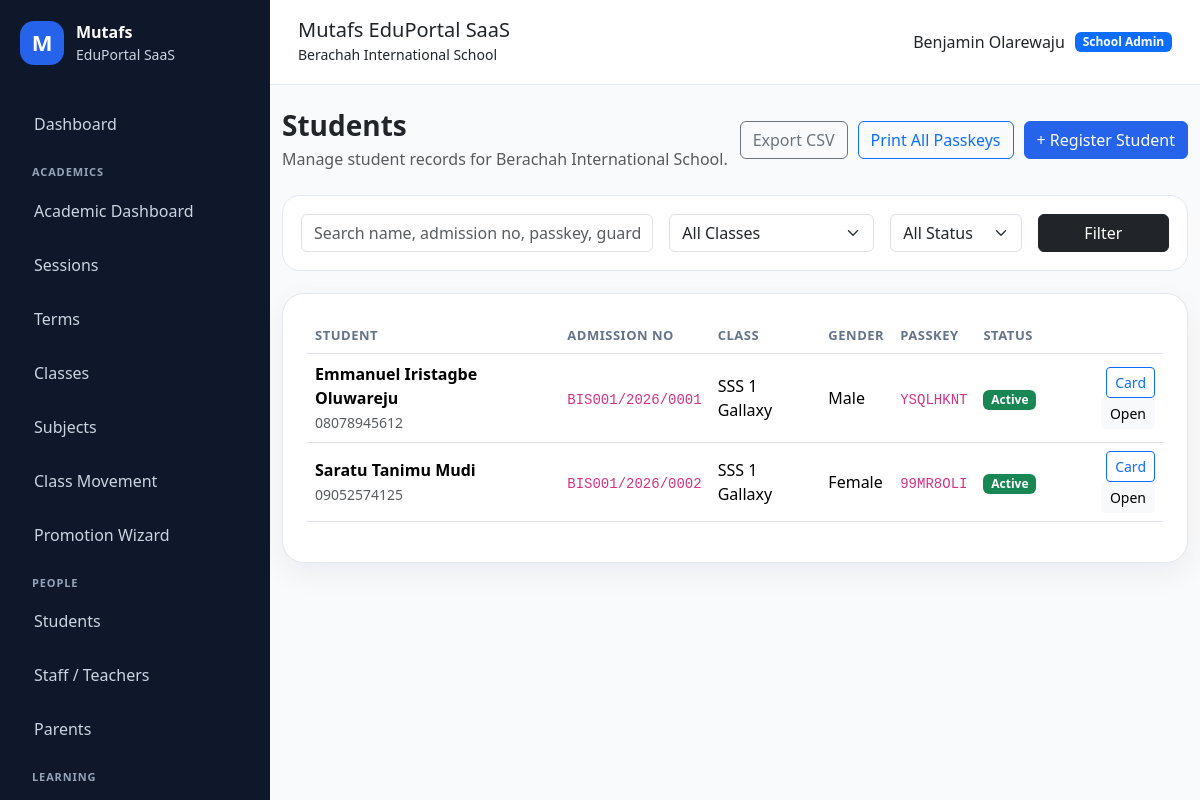
The page /students/ (signed in) on the database its author committed.
### apps/schools/models.py (models this page shows, shortened)
class School(models.Model):
    class SubscriptionStatus(models.TextChoices):
        TRIAL = "TRIAL", "Trial"
        ACTIVE = "ACTIVE", "Active"
        EXPIRED = "EXPIRED", "Expired"
        SUSPENDED = "SUSPENDED", "Suspended"
    name = models.CharField(max_length=255)
    slug = models.SlugField(max_length=255, unique=True, db_index=True)
    portal_subpath = models.SlugField(
        max_length=255,
        unique=True,
        help_text="Public portal path, e.g. berachah-school",
    )
    code = models.CharField(max_length=50, unique=True, db_index=True)
    email = models.EmailField(blank=True)
    phone = models.CharField(max_length=30, blank=True)
    address = models.TextField(blank=True)
    logo = models.ImageField(upload_to="school_logos/", blank=True, null=True)
    result_stamp = models.ImageField(
        upload_to="school_stamps/",
        blank=True,
        null=True,
    )
    is_active = models.BooleanField(default=True)
    is_verified = models.BooleanField(default=False)
    subscription_status = models.CharField(
        max_length=20,
        choices=SubscriptionStatus.choices,
        default=SubscriptionStatus.TRIAL,
        db_index=True,
    )
    subscription_start_date = models.DateField(null=True, blank=True)
    subscription_end_date = models.DateField(null=True, blank=True)
    result_checker_enabled = models.BooleanField(default=True)
    cbt_enabled = models.BooleanField(default=True)
    finance_enabled = models.BooleanField(default=True)
    parent_portal_enabled = models.BooleanField(default=True)
    custom_domain = models.CharField(
        max_length=255,
        blank=True,
        db_index=True,
        help_text="Example: schoolname.com",
    )
    subdomain = models.SlugField(
        max_length=100,
        blank=True,
        db_index=True,
        help_text="Example: brightstar",
    )
    primary_color = models.CharField(
        max_length=20,
        default="#2563eb",
    )
    secondary_color = models.CharField(
        max_length=20,
        default="#0f172a",
    )
    accent_color = models.CharField(
        max_length=20,
        default="#22c55e",
    )
    maintenance_mode = models.BooleanField(default=False)
    maintenance_message = models.TextField(
        blank=True,
        default="This school portal is temporarily under maintenance.",
    )
    storage_limit_mb = models.PositiveIntegerField(default=500)
    allow_custom_branding = models.BooleanField(default=True)
    created_at = models.DateTimeField(auto_now_add=True)
    updated_at = models.DateTimeField(auto_now=True)
    class Meta:
        ordering = ["name"]
        indexes = [
            models.Index(fields=["slug"]),
            models.Index(fields=["portal_subpath"]),
            models.Index(fields=["subscription_status"]),
            models.Index(fields=["is_active"]),
        ]
    @property
    def is_subscription_expired(self):
        if not self.subscription_end_date:
            return False
        return timezone.localdate() > self.subscription_end_date

### apps/accounts/models.py (models this page shows, shortened)
class User(AbstractUser):
    class Role(models.TextChoices):
        SUPER_ADMIN = "SUPER_ADMIN", "Super Admin"
        SCHOOL_ADMIN = "SCHOOL_ADMIN", "School Admin"
        TEACHER = "TEACHER", "Teacher"
        STUDENT = "STUDENT", "Student"
        PARENT = "PARENT", "Parent/Guardian"
    email = models.EmailField(unique=True)
    role = models.CharField(
        max_length=30,
        choices=Role.choices,
        default=Role.STUDENT,
        db_index=True,
    )
    school = models.ForeignKey(
        "schools.School",
        on_delete=models.SET_NULL,
        null=True,
        blank=True,
        related_name="users",
    )
    phone = models.CharField(max_length=30, blank=True)
    profile_picture = models.ImageField(
        upload_to="profiles/",
        blank=True,
        null=True,
    )
    must_change_password = models.BooleanField(default=False)
    last_login_ip = models.GenericIPAddressField(null=True, blank=True)
    last_activity_at = models.DateTimeField(null=True, blank=True)
    failed_login_attempts = models.PositiveIntegerField(default=0)
    created_at = models.DateTimeField(auto_now_add=True)
    updated_at = models.DateTimeField(auto_now=True)
    REQUIRED_FIELDS = ["email"]
    class Meta:
        indexes = [
            models.Index(fields=["role"]),
            models.Index(fields=["school", "role"]),
            models.Index(fields=["email"]),
        ]
    @property
    def is_super_admin(self):
        return self.role == self.Role.SUPER_ADMIN
    @property
    def is_school_admin(self):
        return self.role == self.Role.SCHOOL_ADMIN
    @property
    def is_teacher(self):
        return self.role == self.Role.TEACHER
    @property
    def is_student(self):
        return self.role == self.Role.STUDENT
    @property
    def is_parent(self):
        return self.role == self.Role.PARENT

### apps/students/models.py (models this page shows, shortened)
class StudentProfile(models.Model):
    class Gender(models.TextChoices):
        MALE = "MALE", "Male"
        FEMALE = "FEMALE", "Female"
    class Status(models.TextChoices):
        ACTIVE = "ACTIVE", "Active"
        GRADUATED = "GRADUATED", "Graduated"
        TRANSFERRED = "TRANSFERRED", "Transferred"
        SUSPENDED = "SUSPENDED", "Suspended"
        WITHDRAWN = "WITHDRAWN", "Withdrawn"
    user = models.OneToOneField(
        settings.AUTH_USER_MODEL,
        on_delete=models.CASCADE,
        related_name="student_profile",
    )
    school = models.ForeignKey(
        "schools.School",
        on_delete=models.CASCADE,
        related_name="students",
    )
    current_class = models.ForeignKey(
        "academics.SchoolClass",
        on_delete=models.SET_NULL,
        null=True,
        blank=True,
        related_name="students",
    )
    admission_number = models.CharField(max_length=50, unique=True, db_index=True)
    passkey = models.CharField(max_length=20, unique=True, db_index=True)
    result_token = models.CharField(max_length=80, unique=True, blank=True, db_index=True)
    result_qr = models.ImageField(upload_to="result_qr_codes/", blank=True, null=True)
    surname = models.CharField(max_length=100, db_index=True)
    first_name = models.CharField(max_length=100)
    middle_name = models.CharField(max_length=100, blank=True)
    gender = models.CharField(max_length=10, choices=Gender.choices)
    date_of_birth = models.DateField(null=True, blank=True)
    passport = models.ImageField(upload_to="student_passports/", blank=True, null=True)
    guardian_name = models.CharField(max_length=150, blank=True)
    guardian_phone = models.CharField(max_length=30, blank=True)
    guardian_email = models.EmailField(blank=True)
    address = models.TextField(blank=True)
    status = models.CharField(max_length=20, choices=Status.choices, default=Status.ACTIVE)
    admission_date = models.DateField(default=timezone.localdate)
    created_at = models.DateTimeField(auto_now_add=True)
    updated_at = models.DateTimeField(auto_now=True)
    class Meta:
        ordering = ["surname", "first_name"]
        indexes = [
            models.Index(fields=["school", "current_class"]),
            models.Index(fields=["school", "status"]),
            models.Index(fields=["surname"]),
            models.Index(fields=["admission_number"]),
            models.Index(fields=["passkey"]),
        ]
    @property
    def full_name(self):
        names = [self.surname, self.first_name, self.middle_name]
        return " ".join([name for name in names if name]).strip()

### apps/academics/models.py (models this page shows, shortened)
class SchoolClass(models.Model):
    class Category(models.TextChoices):
        NURSERY = "NURSERY", "Nursery"
        PRIMARY = "PRIMARY", "Primary"
        JSS = "JSS", "Junior Secondary"
        SSS = "SSS", "Senior Secondary"
    school = models.ForeignKey(
        "schools.School",
        on_delete=models.CASCADE,
        related_name="classes",
    )
    name = models.CharField(max_length=100)
    category = models.CharField(max_length=20, choices=Category.choices)
    position_order = models.PositiveIntegerField(default=0)
    is_active = models.BooleanField(default=True)
    created_at = models.DateTimeField(auto_now_add=True)
    class Meta:
        ordering = ["position_order", "name"]
        unique_together = ("school", "name")

### apps/students/views.py (the view, shortened to what this page needs)
# urls.py: path("", views.student_list, name="student_list"),
@login_required
@role_required(User.Role.SCHOOL_ADMIN)
def student_list(request):
    school = get_user_school(request)
    query = request.GET.get("q", "").strip()
    class_id = request.GET.get("class", "").strip()
    status = request.GET.get("status", "").strip()
    students = StudentProfile.objects.filter(
        school=school,
    ).select_related("user", "current_class")
    if class_id:
        students = students.filter(current_class_id=class_id)
    if status:
        students = students.filter(status=status)
    classes = SchoolClass.objects.filter(school=school, is_active=True)
    return render(request, "students/student_list.html", {
        "students": students,
        "classes": classes,
        "query": query,
        "class_id": class_id,
        "status": status,
        "statuses": StudentProfile.Status.choices,
    })

### templates/students/student_list.html (shortened to what this page needs)
{% extends "base.html" %}
{% block content %}
<div class="d-flex flex-wrap justify-content-between align-items-center mb-4 gap-2">
    <div>
        <h3 class="fw-bold mb-1">Students</h3>
        <p class="text-muted mb-0">Manage student records for {{ current_school.name }}.</p>
    </div>
    <div class="page-actions">
        <a href="{% url 'student_export_csv' %}" class="btn btn-outline-secondary">Export CSV</a>
        <a href="{% url 'school_passkey_cards' %}" class="btn btn-outline-primary">
            Print All Passkeys
        </a>
        <a href="{% url 'student_create' %}" class="btn btn-primary">+ Register Student</a>
    </div>
</div>
<div class="filter-card">
    <form method="get" class="row g-3">
        <div class="col-md-5">
            <input
                type="text"
                name="q"
                value="{{ query }}"
                class="form-control"
                placeholder="Search name, admission no, passkey, guardian phone..."
            >
        </div>
        <div class="col-md-3">
            <select name="class" class="form-select">
                <option value="">All Classes</option>
            </select>
        </div>
        <div class="col-md-2">
            <select name="status" class="form-select">
                <option value="">All Status</option>
            </select>
        </div>
        <div class="col-md-2 d-grid">
            <button class="btn btn-dark">Filter</button>
        </div>
    </form>
</div>
<div class="content-card">
    <div class="table-responsive">
        <table class="table align-middle">
            <thead>
                <tr>
                    <th>Student</th>
                    <th>Admission No</th>
                    <th>Class</th>
                    <th>Gender</th>
                    <th>Passkey</th>
                    <th>Status</th>
                    <th></th>
                </tr>
            </thead>
            <tbody>
                {% for student in students %}
                    <tr>
                        <td>
                            <strong>{{ student.full_name }}</strong><br>
                            <small class="text-muted">{{ student.guardian_phone|default:"No guardian phone" }}</small>
                        </td>
                        <td><code>{{ student.admission_number }}</code></td>
                        <td>
                            {% if student.current_class %}
                                {{ student.current_class.name }}
                            {% else %}
                                —
                            {% endif %}
                        </td>
                        <td>{{ student.get_gender_display }}</td>
                        <td><code>{{ student.passkey }}</code></td>
                        <td>
                            {% if student.status == "ACTIVE" %}
                                <span class="badge bg-success">Active</span>
                            {% elif student.status == "SUSPENDED" %}
                                <span class="badge bg-warning text-dark">Suspended</span>
                            {% else %}
                                <span class="badge bg-secondary">{{ student.get_status_display }}</span>
                            {% endif %}
                        </td>
                        <td class="text-end">
                            <a href="{% url 'student_passkey_card' student.pk %}" class="btn btn-sm btn-outline-primary">
                                Card
                            </a>
                            <a href="{% url 'student_detail' student.pk %}" class="btn btn-sm btn-light">Open</a>
                        </td>
                    </tr>
                {% empty %}
                    <tr>
                        <td colspan="7" class="text-center text-muted py-4">
                            No students found.
                        </td>
                    </tr>
                {% endfor %}
            </tbody>
        </table>
    </div>
</div>
{% endblock %}

### templates/partials/navbar.html
<header class="topbar">
    <div>
        <h5 class="mb-0">{{ APP_NAME }}</h5>
        {% if current_school %}
            <small>{{ current_school.name }}</small>
        {% else %}
            <small>{{ COMPANY_NAME }}</small>
        {% endif %}
    </div>
    <div class="topbar-user">
        {% if request.user.is_authenticated %}
            <span>{{ request.user.get_full_name|default:request.user.username }}</span>
            <span class="badge bg-primary">{{ request.user.get_role_display }}</span>
        {% endif %}
    </div>
</header>

### rows shown on the page
School: name "Berachah International School"
User: user.get_full_name "Benjamin Olarewaju", user.role "School Admin"
StudentProfile: full_name "Emmanuel Iristagbe Oluwareju", guardian_phone "08078945612", admission_number "BIS001/2026/0001", current_class.name "SSS 1 Gallaxy", gender "Male", passkey "YSQLHKNT", status "Active"
StudentProfile: full_name "Saratu Tanimu Mudi", guardian_phone "09052574125", admission_number "BIS001/2026/0002", current_class.name "SSS 1 Gallaxy", gender "Female", passkey "99MR8OLI", status "Active"

### other values the page prints
{{ APP_NAME }} "Mutafs EduPortal SaaS"
